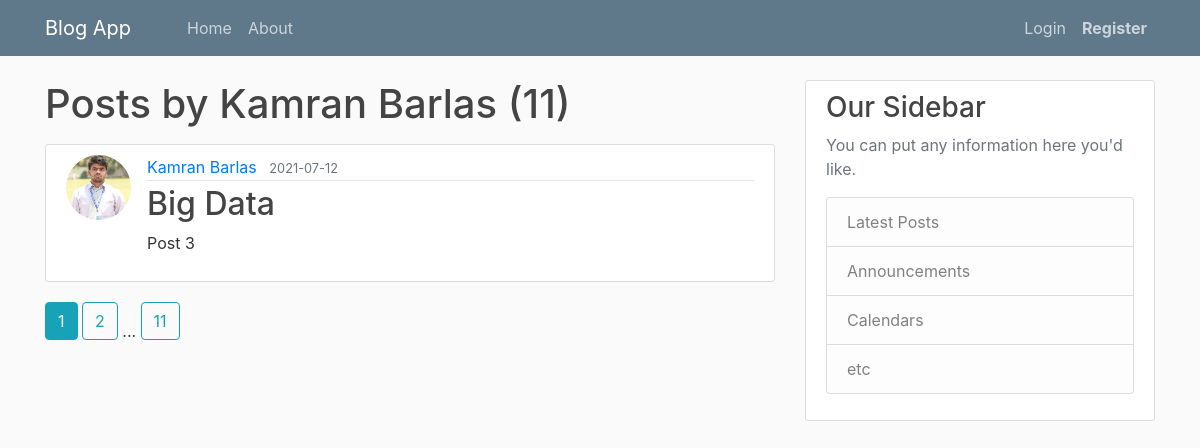
Screenshot of /user/Kamran Barlas with the database file from the repository.
### flaskblog/models.py (models this page shows, shortened)
class User(db.Model, UserMixin):
    id = db.Column(db.Integer, primary_key=True)
    username = db.Column(db.String(20), unique=True, nullable=False)
    email = db.Column(db.String(120), unique=True, nullable=False)
    image_file = db.Column(db.String(20), nullable=False, default='default.jpg')
    password = db.Column(db.String(60), nullable=False)
    posts = db.relationship('Post', backref='author', lazy=True)

class Post(db.Model):
    id = db.Column(db.Integer, primary_key=True)
    title = db.Column(db.String(100), nullable=False)
    date_posted = db.Column(db.DateTime, nullable=False, default=datetime.utcnow)
    content = db.Column(db.Text, nullable=False)
    user_id = db.Column(db.Integer, db.ForeignKey('user.id'), nullable=False)

### flaskblog/routes.py (the view)
@app.route("/user/<string:username>")
def user_posts(username):
    page = request.args.get('page', 1, type=int)
    user = User.query.filter_by(username=username).first_or_404()
    posts = Post.query.filter_by(author=user)\
        .order_by(Post.date_posted.desc())\
        .paginate(page=page, per_page=1)
    return render_template('/user_posts.html', posts=posts, user=user)

### flaskblog/templates/user_posts.html
{% extends "layout.html" %}
{% block content %}
    <h1 class="mb-3">Posts by {{ user.username }} ({{ posts.total }})</h1>
    {% for post in posts.items %}
        <article class="media content-section">
          <img class="rounded-circle article-img" src="{{ url_for('static', filename='profile_pics/' +
           post.author.image_file) }}">
          <div class="media-body">
            <div class="article-metadata">
              <a class="mr-2" href="{{ url_for('user_posts', username=post.author.username) }}">
                  {{ post.author.username }}</a>
              <small class="text-muted">{{ post.date_posted.strftime('%Y-%m-%d') }}</small>
            </div>
            <h2><a class="article-title" href="{{ url_for('post', post_id=post.id) }}">{{ post.title }}</a></h2>
            <p class="article-content">{{ post.content }}</p>
          </div>
        </article>
    {% endfor %}
    {% for page_num in posts.iter_pages(left_edge=1, right_edge=1, left_current=1, right_current=2) %}
      {% if page_num %}
        {% if posts.page == page_num %}
          <a class="btn btn-info mb-4" href="{{ url_for('user_posts', username=user.username, page=page_num) }}">
              {{ page_num }}</a>
        {% else %}
          <a class="btn btn-outline-info mb-4" href="{{ url_for('user_posts', username=user.username, page=page_num) }}">
              {{ page_num }}</a>
        {% endif %}
      {% else %}
        ...
      {% endif %}
    {% endfor %}
{% endblock content %}

### flaskblog/static/main.css (style rules this page uses)
body { background: #fafafa; color: #333333; margin-top: 5rem; }
h1, h2, h3, h4, h5, h6 { color: #444444; }
.content-section { background: #ffffff; padding: 10px 20px; border: 1px solid #dddddd; border-radius: 3px; margin-bottom: 20px; }
.article-title { color: #444444; }
.article-content { white-space: pre-line; }
.article-img { height: 65px; width: 65px; margin-right: 16px; }
.article-metadata { padding-bottom: 1px; margin-bottom: 4px; border-bottom: 1px solid #e3e3e3 }

### rows the page displays
User: username "Kamran Barlas"
Post: image_file (picture), author.username "Kamran Barlas", date_posted "2021-07-12", title "Big Data", content "Post 3"

### other values shown
{{ posts.total }} "11"
{{ page_num }} "1"
{{ page_num }} "2" "11"
